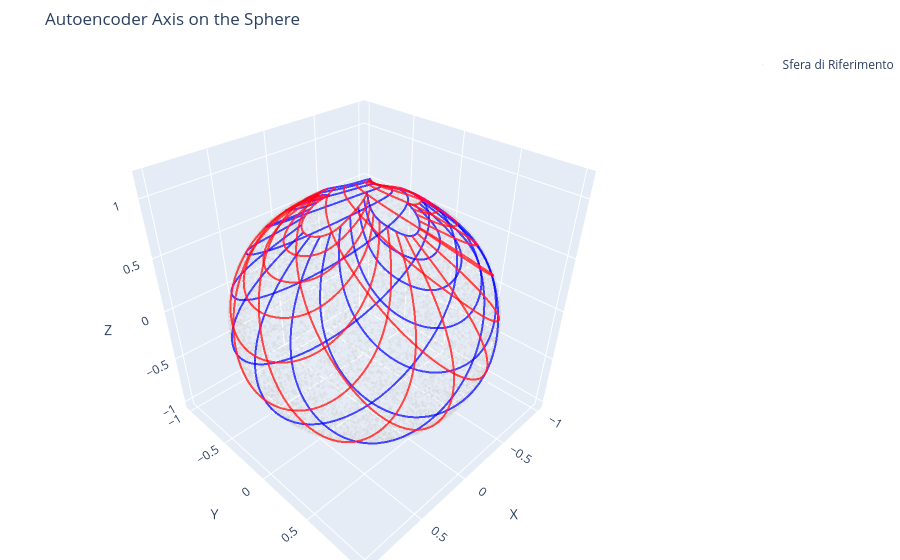

Source (notebook cell):
### Code cell
model_2.eval()
encoder = model_2.encoder
decoder = model_2.decoder

# 2. Calcoliamo i confini effettivi dello spazio latente per sapere dove creare la griglia
with torch.no_grad():
    latents = encoder(Y_cartesian.to(device)).cpu().numpy()

z1_min, z1_max = latents[:, 0].min(), latents[:, 0].max()
z2_min, z2_max = latents[:, 1].min(), latents[:, 1].max()

# 3. Definiamo la densità della griglia (quanti "assi" vogliamo)
num_lines = 15       # Numero di linee per ogni asse coordinato
pts_per_line = 100   # Risoluzione di ogni linea per renderla fluida nel 3D

z1_values = np.linspace(z1_min, z1_max, num_lines)
z2_values = np.linspace(z2_min, z2_max, num_lines)

# 4. Inizializziamo la figura Plotly
fig = go.Figure()

# Nota: Mettiamo i punti originali grigi e trasparenti sullo sfondo per dare un riferimento visivo
x_orig = Y_cartesian[:, 0].cpu().numpy()
y_orig = Y_cartesian[:, 1].cpu().numpy()
z_orig = Y_cartesian[:, 2].cpu().numpy()

fig.add_trace(go.Scatter3d(
    x=x_orig, y=y_orig, z=z_orig,
    mode='markers',
    marker=dict(size=1.5, color='lightgray', opacity=0.3),
    name='Sfera di Riferimento'
))

# 5. Generiamo e decodifichiamo le linee degli assi latenti
with torch.no_grad():
    
    # --- ASSE 1: Linee a Z1 costante (varia Z2) -> Colore BLU ---
    for z1 in z1_values:
        line_2d = np.zeros((pts_per_line, 2))
        line_2d[:, 0] = z1
        line_2d[:, 1] = np.linspace(z2_min, z2_max, pts_per_line)
        
        # Passiamo la linea al decoder
        line_tensor = torch.tensor(line_2d, dtype=torch.float32).to(device)
        xyz = decoder(line_tensor).cpu().numpy()
        
        fig.add_trace(go.Scatter3d(
            x=xyz[:, 0], y=xyz[:, 1], z=xyz[:, 2],
            mode='lines',
            line=dict(color='rgba(0, 0, 255, 0.7)', width=4),
            showlegend=False
        ))

    # --- ASSE 2: Linee a Z2 costante (varia Z1) -> Colore ROSSO ---
    for z2 in z2_values:
        line_2d = np.zeros((pts_per_line, 2))
        line_2d[:, 0] = np.linspace(z1_min, z1_max, pts_per_line)
        line_2d[:, 1] = z2
        
        # Passiamo la linea al decoder
        line_tensor = torch.tensor(line_2d, dtype=torch.float32).to(device)
        xyz = decoder(line_tensor).cpu().numpy()
        
        fig.add_trace(go.Scatter3d(
            x=xyz[:, 0], y=xyz[:, 1], z=xyz[:, 2],
            mode='lines',
            line=dict(color='rgba(255, 0, 0, 0.7)', width=4), 
            showlegend=False
        ))

# 6. Configurazione finale del Layout per visualizzare la sfera
fig.update_layout(
    title="Autoencoder Axis on the Sphere",
    scene=dict(
        xaxis_title='X',
        yaxis_title='Y',
        zaxis_title='Z',
        aspectmode='cube' # Fondamentale per non distorcere la sfera in un uovo
    ),
    margin=dict(l=0, r=0, b=0, t=50)
)
config = {
  'toImageButtonOptions': {
    'format': 'png', # Formati supportati: png, svg, jpeg, webp
    'filename': 'GrigliaAutoencoder_Sigmoid',
    'height': 1080,
    'width': 1920,
    'scale': 3 # È il trucco magico: moltiplica la risoluzione di base!
  }
}

# Mostra la figura passando la configurazione
fig.show(config=config)
